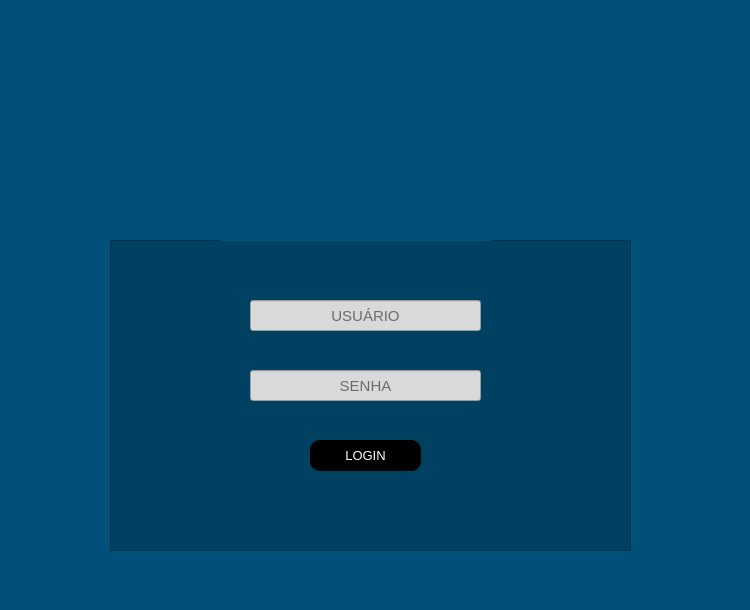
<?xml version="1.0" encoding="UTF-8"?>
<ui version="4.0">
 <class>login</class>
 <widget class="QWidget" name="login">
  <property name="geometry">
   <rect>
    <x>0</x>
    <y>0</y>
    <width>750</width>
    <height>610</height>
   </rect>
  </property>
  <property name="cursor">
   <cursorShape>ArrowCursor</cursorShape>
  </property>
  <property name="windowTitle">
   <string>Form</string>
  </property>
  <property name="styleSheet">
   <string notr="true">background-color: rgb(0, 80, 121);</string>
  </property>
  <widget class="QFrame" name="frame">
   <property name="geometry">
    <rect>
     <x>110</x>
     <y>240</y>
     <width>521</width>
     <height>311</height>
    </rect>
   </property>
   <property name="cursor">
    <cursorShape>ArrowCursor</cursorShape>
   </property>
   <property name="mouseTracking">
    <bool>true</bool>
   </property>
   <property name="styleSheet">
    <string notr="true">background-color: rgba(0, 0, 0, 0.2);</string>
   </property>
   <property name="frameShape">
    <enum>QFrame::StyledPanel</enum>
   </property>
   <property name="frameShadow">
    <enum>QFrame::Raised</enum>
   </property>
   <widget class="QLineEdit" name="txt_login">
    <property name="geometry">
     <rect>
      <x>140</x>
      <y>60</y>
      <width>231</width>
      <height>31</height>
     </rect>
    </property>
    <property name="font">
     <font>
      <pointsize>11</pointsize>
      <weight>50</weight>
      <bold>false</bold>
     </font>
    </property>
    <property name="styleSheet">
     <string notr="true">background-color: rgb(217, 217, 217);
border-top-color: rgb(0, 0, 0);</string>
    </property>
    <property name="inputMask">
     <string/>
    </property>
    <property name="text">
     <string/>
    </property>
    <property name="alignment">
     <set>Qt::AlignCenter</set>
    </property>
    <property name="placeholderText">
     <string>USUÁRIO</string>
    </property>
   </widget>
   <widget class="QPushButton" name="btn_login">
    <property name="geometry">
     <rect>
      <x>200</x>
      <y>200</y>
      <width>111</width>
      <height>31</height>
     </rect>
    </property>
    <property name="font">
     <font>
      <pointsize>10</pointsize>
     </font>
    </property>
    <property name="cursor">
     <cursorShape>PointingHandCursor</cursorShape>
    </property>
    <property name="styleSheet">
     <string notr="true">QPushButton {
	background-color: rgb(0, 0, 0);
	color: rgb(255, 255, 255);
	border-radius: 10px;

}

QPushButton:hover {

	background-color: rgb(255, 255, 255);	
	color: rgb(59, 59, 59);
	border-radius: 10px;

}</string>
    </property>
    <property name="text">
     <string>LOGIN</string>
    </property>
   </widget>
   <widget class="QLineEdit" name="txt_password">
    <property name="geometry">
     <rect>
      <x>140</x>
      <y>130</y>
      <width>231</width>
      <height>31</height>
     </rect>
    </property>
    <property name="font">
     <font>
      <pointsize>11</pointsize>
     </font>
    </property>
    <property name="styleSheet">
     <string notr="true">background-color: rgb(217, 217, 217);</string>
    </property>
    <property name="inputMask">
     <string/>
    </property>
    <property name="text">
     <string notr="true"/>
    </property>
    <property name="frame">
     <bool>true</bool>
    </property>
    <property name="echoMode">
     <enum>QLineEdit::Password</enum>
    </property>
    <property name="alignment">
     <set>Qt::AlignCenter</set>
    </property>
    <property name="placeholderText">
     <string>SENHA</string>
    </property>
   </widget>
  </widget>
  <widget class="QLabel" name="label">
   <property name="geometry">
    <rect>
     <x>220</x>
     <y>40</y>
     <width>271</width>
     <height>201</height>
    </rect>
   </property>
   <property name="text">
    <string/>
   </property>
   <property name="pixmap">
    <pixmap>_imgs/icon_title.png</pixmap>
   </property>
   <property name="scaledContents">
    <bool>true</bool>
   </property>
   <property name="alignment">
    <set>Qt::AlignCenter</set>
   </property>
  </widget>
 </widget>
 <resources/>
 <connections/>
</ui>
